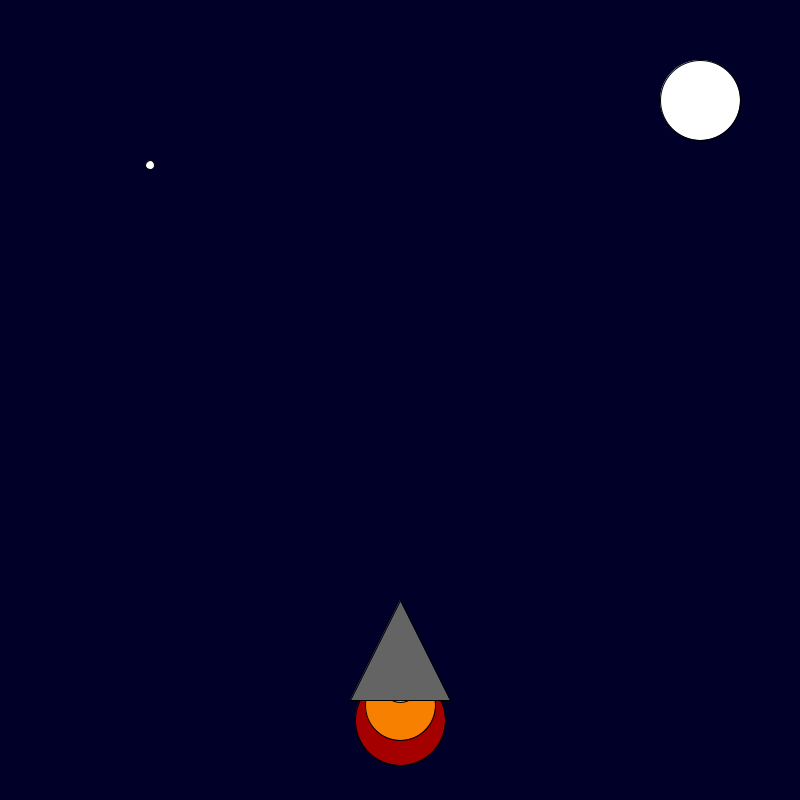
Frame 1 (no input)
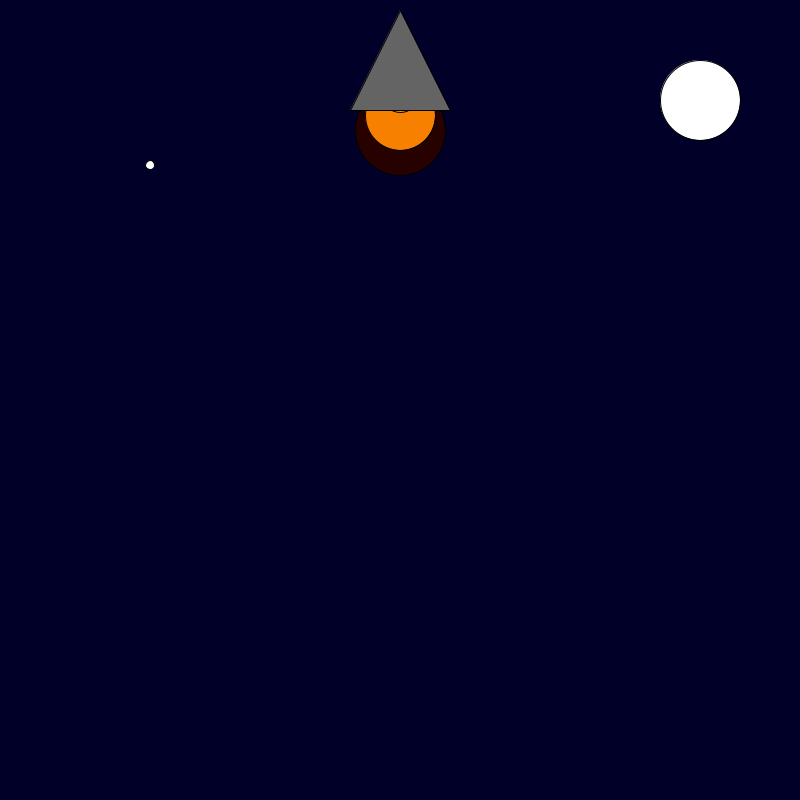
Frame 60 (the mouse pressed at the canvas centre just before this capture)
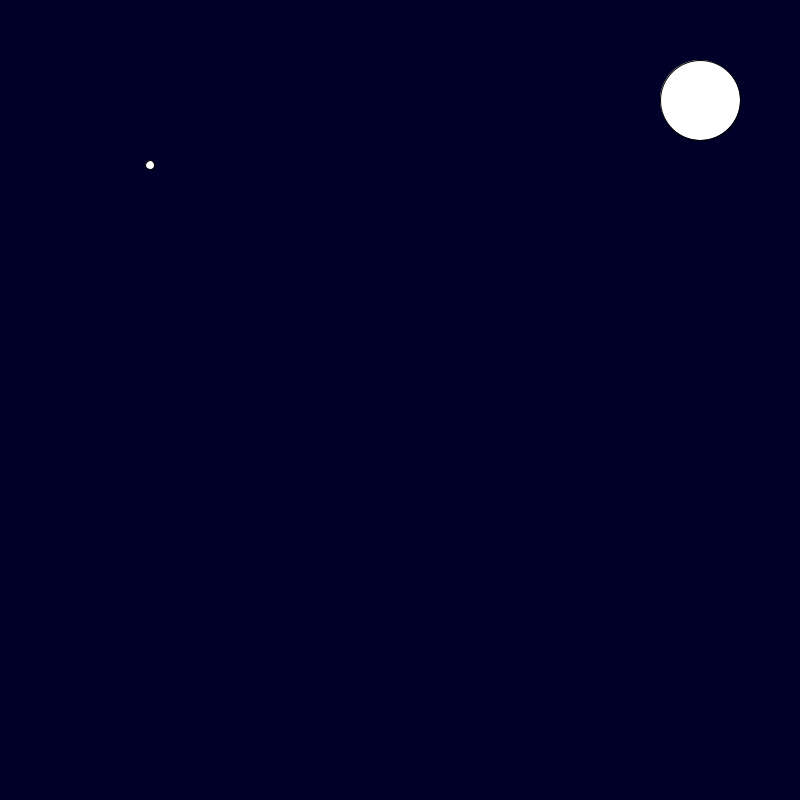
Frame 120 (the mouse held since frame 60 and released just before this capture)

The Processing sketch that drew these frames (run headless with seeded random() and noise(); from frame 60 on, the mouse is pressed at the canvas centre):

// Processing sketch: space_rocket
// ── space_rocket.pde
/* 1. Change the code below to make the rocket ship take off. */
/* 2. Add a moon and stars to the sky. */

int x = 400;
int y = 600;

void setup() {
  background(0, 0, 40);
  size(800, 800);
}

void draw() {
  background(0, 0, 40);
  fill(random(255), 0, 0);
  ellipse(x, y + 120, 90, 90);
  fill(248, 128, 0);
  ellipse(x, y + 105, 70, 70);
  fill(255, 153, 0);
  ellipse(x, y + 85, 35, 35);
  fill(100, 100, 100);
  triangle(x, y + 0, x + 50, y + 100, x - 50, y + 100);
  y=y-10;
  fill(255, 255, 255);
ellipse(700, 100, 80, 80);
fill(255,255,255);
ellipse(150, 165, 9,9);
}
